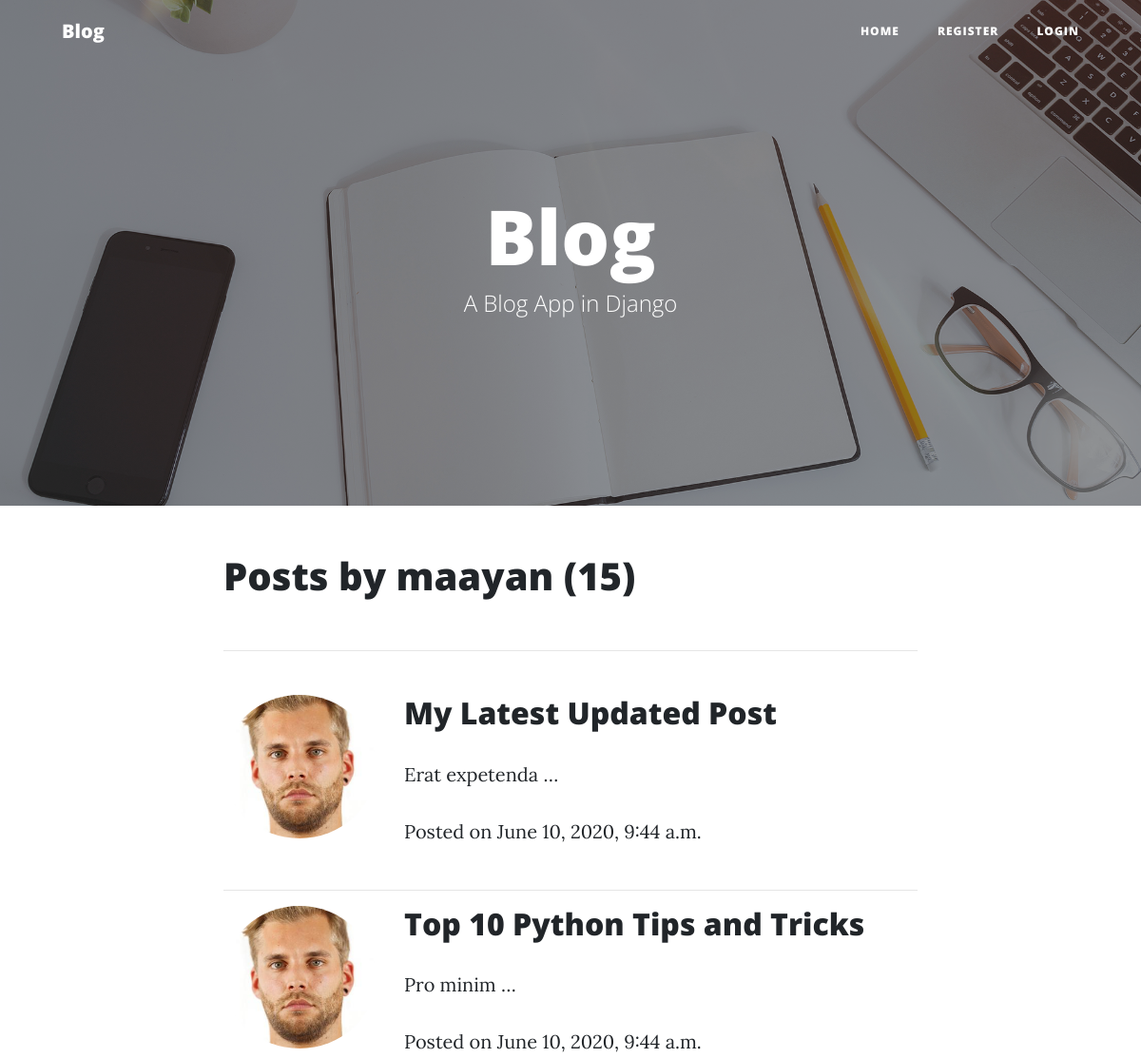
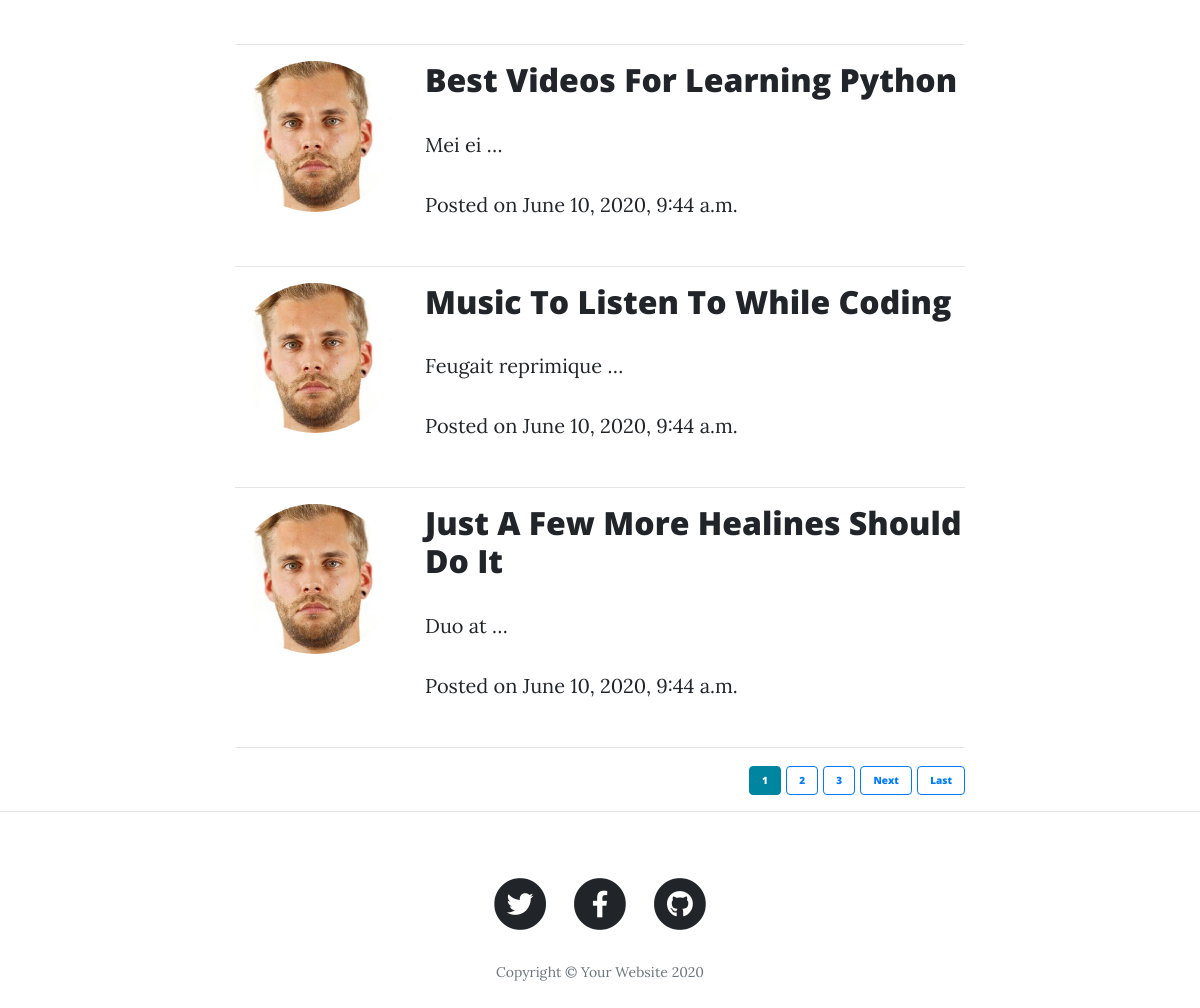
The app's page /blog/user/maayan/ with its own data (2 pictures, top to bottom).
### firstapp/models.py (models this page shows, shortened)
class blog(models.Model):
	title=models.CharField(max_length=100)
	content=models.TextField()
	date_added=models.DateTimeField(default=timezone.now)
	author=models.ForeignKey(User,on_delete=models.CASCADE)

### user_reg/models.py (models this page shows, shortened)
class Profile(models.Model):
	user=models.OneToOneField(User, on_delete=models.CASCADE)
	image=models.ImageField(default='default.jpg',upload_to='profile_pics')

### firstapp/views.py (the view)
class UserPostListVw(ListView):
	model=blog
	template_name='blog/user_posts.html'
	context_object_name='blog'
	paginate_by=5
	def get_queryset(self):
		user=get_object_or_404(User,username=self.kwargs.get('username'))
		return blog.objects.filter(author=user).order_by('-date_added')

### firstapp/templates/blog/user_posts.html (shortened to what this page needs)
{% extends "blog/base.html" %}
{% block content %}
  <div class="container">
    <div class="row">
      <div class="col-lg-8 col-md-10 mx-auto">
        <h1>Posts by {{view.kwargs.username}} ({{page_obj.paginator.count}})</h1><br/><hr><br/>
		{% for post in blog %}
		<div class="post-preview">
			<div class="row">
			<div class="col-lg-3 col-md-10 mx-auto">
			  <img class="rounded-circle article-img" src="{{ post.author.profile.image.url }}" width="100%">
			 </diV>
			 <div class="col-lg-9 col-md-10 mx-auto">
			  <a href="{% url 'post-detail' post.id%}">
				<h2 class="post-title">
				  {{post.title}}
				</h2>
				<p class="post-subtitle">
				  {{post.content|truncatewords:2}}
				</p>
			  </a>
			  <p class="post-meta">Posted
				on {{post.date_added}}</p>
			</div>
			</div>
		</div>
        <hr>
        {% endfor %}
        <div class="clearfix float-right">
		{% if is_paginated %}
			{% for num in page_obj.paginator.page_range %}
			{% if page_obj.number == num %}
				<a class="btn btn-primary " href="?page={{num}}">{{num}}</a>
			{% elif num > page_obj.number|add:'-3' and  num < page_obj.number|add:'3'%}
				<a class="btn btn-outline-primary " href="?page={{num}}">{{num}}</a>
			{% endif %}
			{% endfor %}
			{% if page_obj.has_next %}
				<a class="btn btn-outline-primary " href="?page={{page_obj.next_page_number}}">Next</a>
				<a class="btn btn-outline-primary " href="?page={{page_obj.paginator.num_pages}}">Last </a>
			{% endif %}
		{% endif %}
        </div>
      </div>
    </div>
  </div>
  <hr>
  {% endblock %}

### firstapp/templates/blog/user_posts.html (style rules this page uses)
.btn { font-size: 10px; padding:.375rem .75rem; border-radius: .25rem; letter-spacing:0px; text-transform: none; }

### records on screen
blog: author.profile.image (picture), title "My Latest Updated Post", content "Erat expetenda …", date_added "June 10, 2020, 9:44 a.m."
blog: author.profile.image (picture), title "Top 10 Python Tips and Tricks", content "Pro minim …", date_added "June 10, 2020, 9:44 a.m."
blog: author.profile.image (picture), title "Best Videos For Learning Python", content "Mei ei …", date_added "June 10, 2020, 9:44 a.m."
blog: author.profile.image (picture), title "Music To Listen To While Coding", content "Feugait reprimique …", date_added "June 10, 2020, 9:44 a.m."
blog: author.profile.image (picture), title "Just A Few More Healines Should Do It", content "Duo at …", date_added "June 10, 2020, 9:44 a.m."

### other values on screen
{{ view.kwargs.username }} "maayan"
{{ page_obj.paginator.count }} "15"
{{ num }} "1"
{{ num }} "2" "3"
